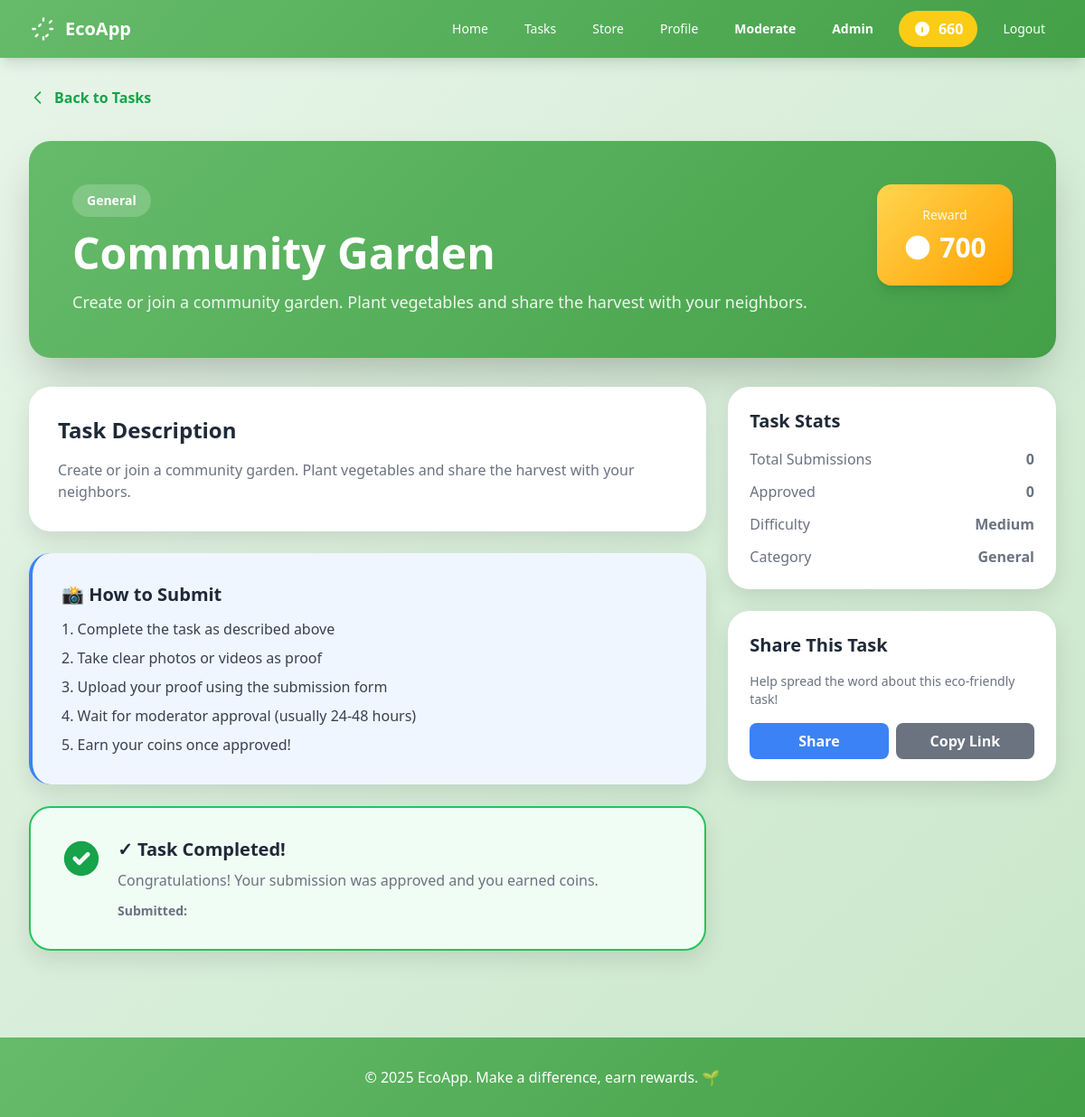
The app's page /tasks/6/ (signed in) with its own data.
### eco/models.py (models this page shows, shortened)
class UserProfile(models.Model):
    user = models.OneToOneField(User, on_delete=models.CASCADE, related_name='profile')
    photo = models.ImageField(upload_to='profile_photos/', blank=True, null=True)
    location = models.CharField(max_length=100, blank=True)
    age = models.PositiveIntegerField(blank=True, null=True)
    bio = models.TextField(blank=True)
    coin_balance = models.IntegerField(default=0)

class EcoTask(models.Model):
    title = models.CharField(max_length=200)
    description = models.TextField()
    coin_reward = models.IntegerField(default=10)
    deadline = models.DateTimeField(blank=True, null=True)
    example_photo = models.ImageField(upload_to='task_examples/', blank=True, null=True)
    created_at = models.DateTimeField(auto_now_add=True)
    is_active = models.BooleanField(default=True)
    class Meta:
        ordering = ['-created_at']

### eco/views.py (the view)
# urls.py: path('tasks/<int:task_id>/', views.task_detail_view, name='task_detail'),
def task_detail_view(request, task_id):
    task = get_object_or_404(EcoTask, id=task_id, is_active=True)
    user_submission = None
    if request.user.is_authenticated:
        user_submission = TaskSubmission.objects.filter(
            user=request.user,
            task=task
        ).first()
    context = {
        'task': task,
        'user_submission': user_submission,
    }
    return render(request, 'eco/task_detail.html', context)

### eco/templates/eco/task_detail.html (shortened to what this page needs)
{% extends 'eco/base.html' %}
{% block content %}
<div class="space-y-8">
    <div>
        <a href="{% url 'tasks' %}" class="inline-flex items-center text-green-600 hover:text-green-700 font-semibold">
            <svg class="w-5 h-5 mr-2" fill="none" stroke="currentColor" viewBox="0 0 24 24">
                <path stroke-linecap="round" stroke-linejoin="round" stroke-width="2" d="M15 19l-7-7 7-7" />
            </svg>
            Back to Tasks
        </a>
    </div>
    <div class="gradient-primary rounded-3xl p-8 md:p-12 shadow-2xl">
        <div class="flex flex-col md:flex-row justify-between items-start gap-6">
            <div class="flex-1">
                <div class="flex flex-wrap gap-3 mb-4">
                    <span class="bg-white bg-opacity-20 backdrop-blur-sm text-white text-sm font-semibold px-4 py-2 rounded-full">
                        {{ task.category|default:"General"|title }}
                    </span>
                </div>
                <h1 class="text-3xl md:text-5xl font-bold text-white mb-4">{{ task.title }}</h1>
                <p class="text-lg text-white opacity-90">{{ task.short_description|default:task.description|truncatewords:30 }}</p>
            </div>
            <div class="gradient-accent rounded-2xl p-6 text-center shadow-lg min-w-[150px]">
                <p class="text-white text-sm opacity-90 mb-2">Reward</p>
                <div class="flex items-center justify-center space-x-2">
                    <svg class="w-8 h-8 text-white" viewBox="0 0 24 24" fill="currentColor">
                        <path d="M12 2C6.48 2 2 6.48 2 12C2 17.52 6.48 22 12 22C17.52 22 22 17.52 22 12C22 6.48 17.52 2 12 2Z"/>
                    </svg>
                    <span class="text-3xl font-bold text-white">{{ task.reward_coins|default:task.coin_reward|default:0 }}</span>
                </div>
            </div>
        </div>
    </div>
    <div class="grid grid-cols-1 lg:grid-cols-3 gap-6">
        <div class="lg:col-span-2 space-y-6">
            <div class="card p-6 md:p-8">
                <h2 class="text-2xl font-bold text-gray-800 mb-4">Task Description</h2>
                <div class="prose max-w-none text-gray-600">
                    {{ task.description|linebreaks }}
                </div>
            </div>
            <div class="card p-6 md:p-8 bg-blue-50 border-l-4 border-blue-500">
                <h3 class="text-xl font-bold text-gray-800 mb-3">📸 How to Submit</h3>
                <ol class="list-decimal list-inside space-y-2 text-gray-700">
                    <li>Complete the task as described above</li>
                    <li>Take clear photos or videos as proof</li>
                    <li>Upload your proof using the submission form</li>
                    <li>Wait for moderator approval (usually 24-48 hours)</li>
                    <li>Earn your coins once approved!</li>
                </ol>
            </div>
            {% if user_submission %}
            <div class="card p-6 md:p-8 border-2
                {% if user_submission.status == 'approved' %}border-green-500 bg-green-50
                {% elif user_submission.status == 'rejected' %}border-red-500 bg-red-50
                {% else %}border-yellow-500 bg-yellow-50{% endif %}">
                <div class="flex items-start gap-4">
                    <div class="flex-shrink-0">
                        {% if user_submission.status == 'approved' %}
                        <svg class="w-12 h-12 text-green-600" fill="currentColor" viewBox="0 0 20 20">
                            <path fill-rule="evenodd" d="M10 18a8 8 0 100-16 8 8 0 000 16zm3.707-9.293a1 1 0 00-1.414-1.414L9 10.586 7.707 9.293a1 1 0 00-1.414 1.414l2 2a1 1 0 001.414 0l4-4z" clip-rule="evenodd" />
                        </svg>
                        {% else %}
                        <svg class="w-12 h-12 text-yellow-600" fill="currentColor" viewBox="0 0 20 20">
                            <path fill-rule="evenodd" d="M10 18a8 8 0 100-16 8 8 0 000 16zm1-12a1 1 0 10-2 0v4a1 1 0 00.293.707l2.828 2.829a1 1 0 101.415-1.415L11 9.586V6z" clip-rule="evenodd" />
                        </svg>
                        {% endif %}
                    </div>
                    <div class="flex-1">
                        <h3 class="text-xl font-bold
                            {% if user_submission.status == 'approved' %}text-green-800
                            {% elif user_submission.status == 'rejected' %}text-red-800
                            {% else %}text-yellow-800{% endif %} mb-2">
                            {% if user_submission.status == 'approved' %}✓ Task Completed!
                            {% elif user_submission.status == 'rejected' %}Task Rejected
                            {% else %}⏳ Submission Under Review{% endif %}
                        </h3>
                        <p class="text-gray-700 mb-3">
                            {% if user_submission.status == 'approved' %}
                                Congratulations! Your submission was approved and you earned {{ task.reward_coins }} coins.
                            {% elif user_submission.status == 'rejected' %}
                                Your submission was rejected. Please read the feedback and try again.
                            {% else %}
                                Your submission is being reviewed by our moderators. You'll be notified once it's approved.
                            {% endif %}
                        </p>
                        <p class="text-sm text-gray-600">
                            <strong>Submitted:</strong> {{ user_submission.submitted_at|date:"M d, Y - g:i A" }}
                        </p>
                    </div>
                </div>
            </div>
            {% endif %}
        </div>
        <div class="space-y-6">
            <div class="card p-6">
                <h3 class="text-xl font-bold text-gray-800 mb-4">Task Stats</h3>
                <div class="space-y-3">
                    <div class="flex items-center justify-between">
                        <span class="text-gray-600">Total Submissions</span>
                        <span class="font-bold text-gray-800">{{ task.submission_count|default:0 }}</span>
                    </div>
                    <div class="flex items-center justify-between">
                        <span class="text-gray-600">Approved</span>
                        <span class="font-bold text-green-600">{{ task.approved_count|default:0 }}</span>
                    </div>
                    <div class="flex items-center justify-between">
                        <span class="text-gray-600">Difficulty</span>
                        <span class="font-bold text-gray-800">{{ task.difficulty|default:"Medium"|title }}</span>
                    </div>
                    <div class="flex items-center justify-between">
                        <span class="text-gray-600">Category</span>
                        <span class="font-bold text-gray-800">{{ task.category|default:"General"|title }}</span>
                    </div>
                </div>
            </div>
            <div class="card p-6">
                <h3 class="text-xl font-bold text-gray-800 mb-4">Share This Task</h3>
                <p class="text-sm text-gray-600 mb-4">Help spread the word about this eco-friendly task!</p>
                <div class="flex gap-2">
                    <button onclick="shareTask()" class="flex-1 bg-blue-500 hover:bg-blue-600 text-white px-4 py-2 rounded-lg font-semibold transition">
                        Share
                    </button>
                    <button onclick="copyLink()" class="flex-1 bg-gray-500 hover:bg-gray-600 text-white px-4 py-2 rounded-lg font-semibold transition">
                        Copy Link
                    </button>
                </div>
            </div>
        </div>
    </div>
</div>
{% endblock %}

### eco/templates/eco/base.html (shortened to what this page needs)
<!DOCTYPE html>
<html lang="en">
<head>
    <script src="https://cdn.tailwindcss.com"></script>
</head>
<body>
    <nav class="gradient-primary shadow-lg sticky top-0 z-50">
        <div class="max-w-7xl mx-auto px-4 sm:px-6 lg:px-8">
            <div class="flex justify-between items-center h-16">
                <div class="flex items-center">
                    <a href="{% url 'home' %}" class="flex items-center space-x-2">
                        <span class="text-white text-xl font-bold">EcoApp</span>
                    </a>
                </div>
                <div class="desktop-menu hidden md:flex items-center space-x-4">
                    {% if user.is_authenticated %}
                        <a href="{% url 'home' %}" class="text-white hover:text-green-100 px-3 py-2 rounded-md text-sm font-medium transition">Home</a>
                        <a href="{% url 'tasks' %}" class="text-white hover:text-green-100 px-3 py-2 rounded-md text-sm font-medium transition">Tasks</a>
                        <a href="{% url 'store' %}" class="text-white hover:text-green-100 px-3 py-2 rounded-md text-sm font-medium transition">Store</a>
                        <a href="{% url 'profile' %}" class="text-white hover:text-green-100 px-3 py-2 rounded-md text-sm font-medium transition">Profile</a>
                        {% if user.is_staff %}
                            <a href="{% url 'moderation_dashboard' %}" class="text-yellow-300 hover:text-yellow-100 px-3 py-2 rounded-md text-sm font-bold transition">
                                Moderate
                            </a>
                        {% endif %}
                        {% if user.is_superuser %}
                            <a href="{% url 'admin_dashboard' %}" class="text-yellow-300 hover:text-yellow-100 px-3 py-2 rounded-md text-sm font-bold transition">
                                Admin
                            </a>
                        {% endif %}
                        <div class="bg-yellow-400 text-green-900 px-4 py-2 rounded-full font-bold flex items-center space-x-2">
                            <svg class="w-5 h-5" fill="currentColor" viewBox="0 0 20 20">
                                <path d="M10 2a8 8 0 100 16 8 8 0 000-16zM9 9a1 1 0 112 0v4a1 1 0 11-2 0V9zm1-5a1 1 0 100 2 1 1 0 000-2z"/>
                            </svg>
                            <span>{{ user.profile.coin_balance|default:0 }}</span>
                        </div>
                        <a href="{% url 'logout' %}" class="text-white hover:text-red-200 px-3 py-2 rounded-md text-sm font-medium transition">Logout</a>
                    {% else %}
                        <a href="{% url 'login' %}" class="text-white hover:text-green-100 px-3 py-2 rounded-md text-sm font-medium transition">Login</a>
                        <a href="{% url 'signup' %}" class="bg-white text-green-700 hover:bg-green-50 px-4 py-2 rounded-full text-sm font-medium transition">Sign Up</a>
                    {% endif %}
                </div>
            </div>
        </div>
    </nav>
    <main class="max-w-7xl mx-auto px-4 sm:px-6 lg:px-8 py-8">
        {% block content %}{% endblock %}
    </main>
    <footer class="gradient-primary text-white mt-16 py-8">
        <div class="max-w-7xl mx-auto px-4 sm:px-6 lg:px-8 text-center">
            <p class="text-white">&copy; 2025 EcoApp. Make a difference, earn rewards. 🌱</p>
        </div>
    </footer>
</body>
</html>

### eco/templates/eco/base.html (style rules this page uses)
body { background: linear-gradient(135deg, #E8F5E9 0%, #C8E6C9 100%); min-height: 100vh; color: #1F2937; }
.gradient-primary { background: linear-gradient(135deg, #66BB6A 0%, #43A047 100%); color: white !important; }
.gradient-primary * { color: white !important; }
.gradient-accent { background: linear-gradient(135deg, #FFD54F 0%, #FFA000 100%); color: white !important; }
.gradient-accent * { color: white !important; }
.card { background: white; border-radius: 1.5rem; box-shadow: 0 10px 25px rgba(0,0,0,0.1); transition: all 0.3s ease; color: #1F2937 !important; }
.card h1, .card h2, .card h3, .card h4, .card h5, .card h6 { color: #1F2937 !important; }
.card p, .card span, .card div { color: #6B7280 !important; }

### records on screen
EcoTask: title "Community Garden", short_description "Create or join a community garden. Plant vegetables and share the harvest with your neighbors.", reward_coins "700", description "Create or join a community garden. Plant vegetables and share the harvest with your neighbors."

### other values on screen
{{ user.profile.coin_balance|default:0 }} "660"
{{ task.category|default:"General"|title }} "General"
{{ task.submission_count|default:0 }} "0"
{{ task.approved_count|default:0 }} "0"
{{ task.difficulty|default:"Medium"|title }} "Medium"
